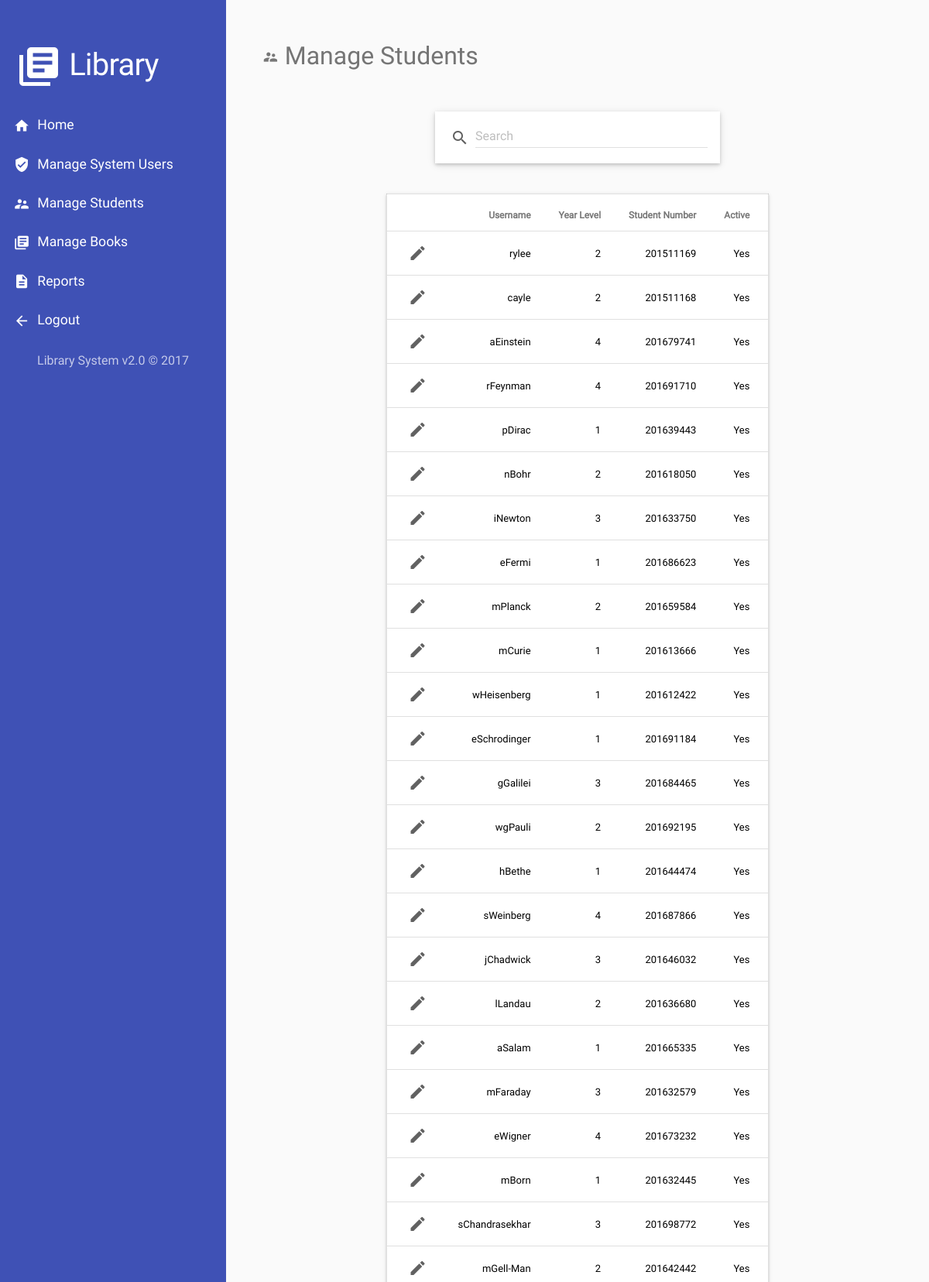
/admin-manage-users.php (signed in, upper part), run on the app's committed database.
### tables this page shows
CREATE TABLE `users` (
  `id` int(11) NOT NULL,
  `username` varchar(128) NOT NULL,
  `password` varchar(255) NOT NULL,
  `year_level` int(2) DEFAULT NULL,
  `student_no` varchar(255) DEFAULT NULL,
  `type` enum('admin','normal') NOT NULL,
  `status` enum('0','1') NOT NULL
);

### admin-manage-users.php (the view, shortened to what this page needs)
<?php include_once('html/top.php'); ?>
<?php
  require_once('html/welcome-header.php');
?>
<?php
  require_once('html/nav.php');
?>
<div class="content">
<h2 class="t-secondary">
  <i class="material-icons small">supervisor_account</i>
  Manage Students
</h2>
<form action="<?php echo $_SERVER['PHP_SELF']; ?>" method="get">
</form>
<?php
  $condition = " AND 1 = 1";
?>
<?php
  $normal_query = "
    SELECT * FROM users
    WHERE type = 'normal'
    $condition
  ";
  $sql = mysqli_query($conn, $normal_query) or die(mysql_error());
?>
<div class="my-center">
<table class="mdl-data-table mdl-js-data-table mdl-shadow--2dp m-top-3">
  <tr>
    <th></th>
    <th>Username</th>
    <th>Year Level</th>
    <th>Student Number</th>
    <th>Active</th>
  </tr>
<?php
if (mysqli_num_rows($sql) > 0) {
  for ($i = 0; $row = mysqli_fetch_array($sql, MYSQLI_ASSOC); $i++) {
?>
  <tr>
    <td>
      <div>
        <form action="admin-action-user.php" method="post">
          <label class="mdl-icon-toggle mdl-js-icon-toggle mdl-js-ripple-effect" for="submit-icon-<?php echo $row['id']; ?>">
            <i class="mdl-icon-toggle__label material-icons">edit</i>
          </label>
        </form>
      </div>
    </td>
    <td>
      <div>
        <?=$row['username']?>
    </td>
    <td>
      <div>
        <?=$row['year_level']?>
    </td>
    <td>
      <div>
        <?=$row['student_no']?>
    </td>
    <td>
      <div>
        <?php echo $row['status'] == 1 ? "Yes": "No"; ?>
      </div>
    </td>
  </tr>
<?php
  }
}
?>
</table>
</div>
</div>
</body>
</html>

### data on the page
users: username "rylee", year_level "2", student_no "201511169", status "Yes"
users: username "cayle", year_level "2", student_no "201511168", status "Yes"
users: username "aEinstein", year_level "4", student_no "201679741", status "Yes"
users: username "rFeynman", year_level "4", student_no "201691710", status "Yes"
users: username "pDirac", year_level "1", student_no "201639443", status "Yes"
users: username "nBohr", year_level "2", student_no "201618050", status "Yes"
users: username "iNewton", year_level "3", student_no "201633750", status "Yes"
users: username "eFermi", year_level "1", student_no "201686623", status "Yes"
users: username "mPlanck", year_level "2", student_no "201659584", status "Yes"
users: username "mCurie", year_level "1", student_no "201613666", status "Yes"
users: username "wHeisenberg", year_level "1", student_no "201612422", status "Yes"
users: username "eSchrodinger", year_level "1", student_no "201691184", status "Yes"
users: username "gGalilei", year_level "3", student_no "201684465", status "Yes"
users: username "wgPauli", year_level "2", student_no "201692195", status "Yes"
users: username "hBethe", year_level "1", student_no "201644474", status "Yes"
users: username "sWeinberg", year_level "4", student_no "201687866", status "Yes"
users: username "jChadwick", year_level "3", student_no "201646032", status "Yes"
users: username "lLandau", year_level "2", student_no "201636680", status "Yes"
users: username "aSalam", year_level "1", student_no "201665335", status "Yes"
users: username "mFaraday", year_level "3", student_no "201632579", status "Yes"
users: username "eWigner", year_level "4", student_no "201673232", status "Yes"
users: username "mBorn", year_level "1", student_no "201632445", status "Yes"
users: username "sChandrasekhar", year_level "3", student_no "201698772", status "Yes"
users: username "mGell-Man", year_level "2", student_no "201642442", status "Yes"
